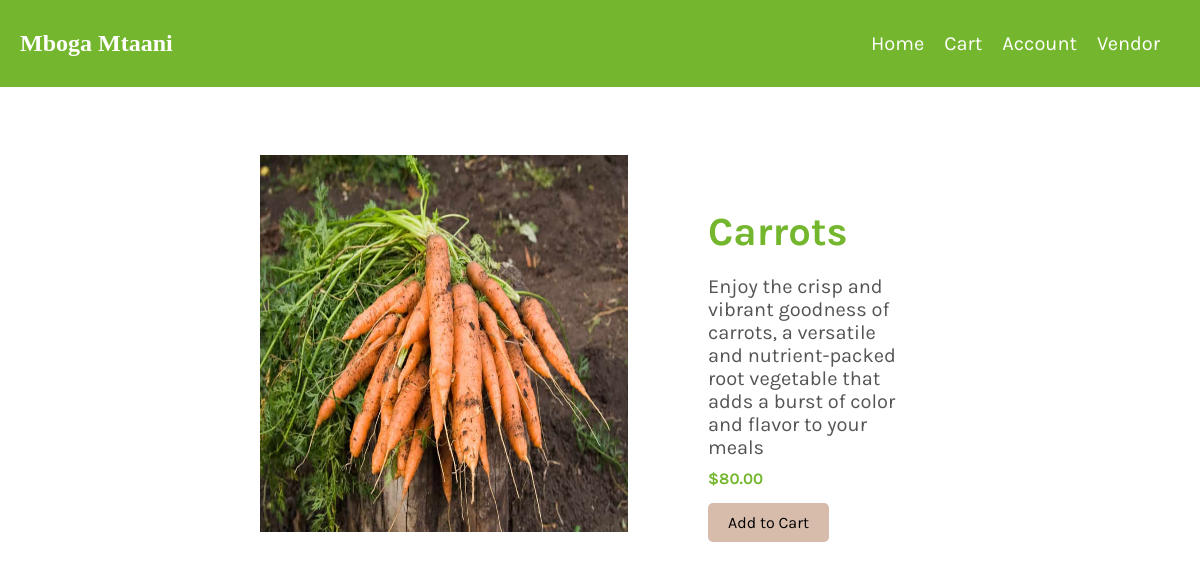
/inventory/products/19/, run on the app's committed database.
### inventory/models.py (models this page shows, shortened)
class Product(models.Model):
    vendor = models.ForeignKey(Vendor, on_delete=models.CASCADE)
    name = models.CharField(max_length=32)
    description = models.TextField()
    image = models.ImageField(upload_to= 'images/')
    price = models.DecimalField(max_digits = 6, decimal_places = 2)
    stock = models.PositiveIntegerField()
    date_created = models.DateTimeField(auto_now_add=True)
    date_updated = models.DateTimeField(auto_now=True)

### inventory/views.py (the view)
# urls.py: path("products/<int:id>/", product_detail, name= "product_detail_view"),
def product_detail(request, id):
    product = Product.objects.get(id=id)
    return render (request, "inventory/product_details.html", {"product": product})

### templates/inventory/product_details.html (shortened to what this page needs)
<!DOCTYPE html>
 <html lang="en">
 <head>
     {%load static%}
     <link rel="stylesheet" type="text/css" href="{% static 'css/product_details.css' %}">
 </head>
 <body>
    {% include 'navbar.html'%}
     <div class="product-details-container">
         <img class="product-image" src="{{ product.image.url }}" alt="Product Image">
         <div class="pro">
             <h4 class="product-name">{{ product.name }}</h4>
             <p class="product-description">{{ product.description }}</p>
             <span class="product-price">${{ product.price }}</span>
             <a href="{% url 'product_cart' product.id  %}" class="add-to-cart-button">Add to Cart</a>
        </div>
     </div>
 </body>
 </html>

### static/css/product_details.css (style rules this page uses)
* { font-family: 'Karla', sans-serif; }
.product-details-container { margin-top: 4%; margin-left: 20%; padding: 20px; display: flex; gap: 5em; }
.product-name { color: #74B72E; margin-bottom: 10px; font-size: 40px; }
.product-image { width: 40%; height: auto; margin-bottom: 10px; }
.product-description { color: #555; margin-bottom: 10px; inline-size: 200px; overflow: hidden; font-size: 20px; }
.product-price { font-weight: bold; color: #74B72E; display: block; margin-bottom: 15px; }
.add-to-cart-button { display: inline-block; background-color: #D8BCAB; color: black; padding: 10px 20px; border: none; border-radius: 5px; text-decoration: none; transition: background-color 0.3s ease; }
.pro { margin-top: -2; }

### static/css/navbar.css (style rules this page uses)
body, ul { margin: 0; padding: 0; font-family: 'Karla', sans-serif; }

### data on the page
Product: image (picture), name "Carrots", description "Enjoy the crisp and vibrant goodness of carrots, a versatile and nutrient-packed root vegetable that adds a burst of color and flavor to your meals", price "80.00"
